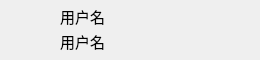
<?xml version="1.0" encoding="UTF-8"?>
<ui version="4.0">
 <class>UserItem</class>
 <widget class="QWidget" name="UserItem">
  <property name="geometry">
   <rect>
    <x>0</x>
    <y>0</y>
    <width>260</width>
    <height>60</height>
   </rect>
  </property>
  <property name="minimumSize">
   <size>
    <width>260</width>
    <height>60</height>
   </size>
  </property>
  <property name="maximumSize">
   <size>
    <width>260</width>
    <height>60</height>
   </size>
  </property>
  <property name="windowTitle">
   <string>Form</string>
  </property>
  <widget class="QPushButton" name="pb_icon">
   <property name="geometry">
    <rect>
     <x>10</x>
     <y>10</y>
     <width>40</width>
     <height>40</height>
    </rect>
   </property>
   <property name="text">
    <string/>
   </property>
   <property name="iconSize">
    <size>
     <width>40</width>
     <height>40</height>
    </size>
   </property>
   <property name="flat">
    <bool>true</bool>
   </property>
  </widget>
  <widget class="QLabel" name="lb_namel">
   <property name="geometry">
    <rect>
     <x>60</x>
     <y>5</y>
     <width>201</width>
     <height>22</height>
    </rect>
   </property>
   <property name="font">
    <font>
     <family>Agency FB</family>
     <pointsize>11</pointsize>
    </font>
   </property>
   <property name="text">
    <string>用户名</string>
   </property>
  </widget>
  <widget class="QLabel" name="lb_feeling">
   <property name="geometry">
    <rect>
     <x>60</x>
     <y>30</y>
     <width>2201</width>
     <height>22</height>
    </rect>
   </property>
   <property name="font">
    <font>
     <family>Agency FB</family>
     <pointsize>11</pointsize>
    </font>
   </property>
   <property name="text">
    <string>用户名</string>
   </property>
  </widget>
 </widget>
 <resources/>
 <connections/>
</ui>
